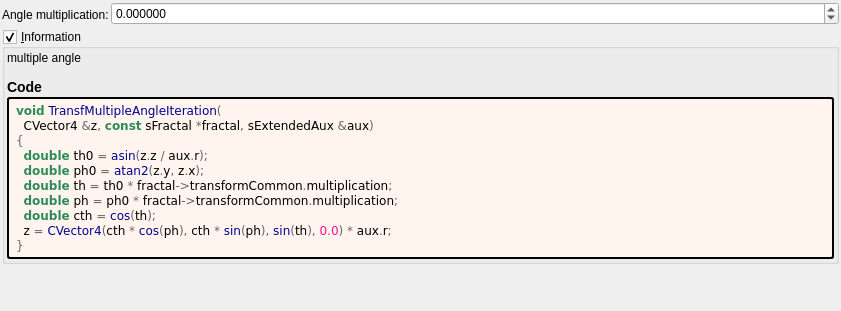
<?xml version="1.0" encoding="UTF-8"?>
<ui version="4.0">
 <class>transf_multiple_angle</class>
 <widget class="QWidget" name="Form">
  <property name="geometry">
   <rect>
    <x>0</x>
    <y>0</y>
    <width>841</width>
    <height>311</height>
   </rect>
  </property>
  <property name="windowTitle">
   <string notr="true">transf_multiple_angle</string>
  </property>
  <layout class="QVBoxLayout" name="verticalLayout">
   <property name="spacing">
    <number>2</number>
   </property>
   <property name="leftMargin">
    <number>2</number>
   </property>
   <property name="topMargin">
    <number>2</number>
   </property>
   <property name="rightMargin">
    <number>2</number>
   </property>
   <property name="bottomMargin">
    <number>2</number>
   </property>
   <item>
    <layout class="QGridLayout" name="gridLayout" columnstretch="0,1">
     <property name="spacing">
      <number>2</number>
     </property>
     <item row="0" column="1">
      <widget class="MyDoubleSpinBox" name="spinbox_transf_multiplication">
       <property name="sizePolicy">
        <sizepolicy hsizetype="Minimum" vsizetype="Maximum">
         <horstretch>0</horstretch>
         <verstretch>0</verstretch>
        </sizepolicy>
       </property>
       <property name="prefix">
        <string/>
       </property>
       <property name="suffix">
        <string/>
       </property>
       <property name="decimals">
        <number>6</number>
       </property>
       <property name="minimum">
        <double>-99.989999999999995</double>
       </property>
       <property name="maximum">
        <double>99.989999999999995</double>
       </property>
       <property name="singleStep">
        <double>0.100000000000000</double>
       </property>
      </widget>
     </item>
     <item row="0" column="0" rowspan="2">
      <widget class="QLabel" name="label_108">
       <property name="text">
        <string>Angle multiplication:</string>
       </property>
      </widget>
     </item>
    </layout>
   </item>
   <item>
    <widget class="MyGroupBox" name="groupCheck_info">
     <property name="title">
      <string>&amp;Information</string>
     </property>
     <property name="flat">
      <bool>false</bool>
     </property>
     <property name="checkable">
      <bool>true</bool>
     </property>
     <layout class="QVBoxLayout" name="verticalLayout_2">
      <property name="spacing">
       <number>2</number>
      </property>
      <property name="leftMargin">
       <number>2</number>
      </property>
      <property name="topMargin">
       <number>2</number>
      </property>
      <property name="rightMargin">
       <number>2</number>
      </property>
      <property name="bottomMargin">
       <number>2</number>
      </property>
      <item>
       <widget class="QLabel" name="label_information_general">
        <property name="text">
         <string notr="true">&lt;p&gt;multiple angle&lt;/p&gt;&lt;table&gt;
&lt;/table&gt;
&lt;h3&gt;Code&lt;/h3&gt;</string>
        </property>
        <property name="wordWrap">
         <bool>true</bool>
        </property>
        <property name="openExternalLinks">
         <bool>true</bool>
        </property>
        <property name="textInteractionFlags">
         <set>Qt::LinksAccessibleByMouse|Qt::TextSelectableByMouse</set>
        </property>
       </widget>
      </item>
      <item>
       <widget class="QLabel" name="label_code_content">
        <property name="styleSheet">
         <string notr="true">border-style: outset; border-width: 2px; border-radius: 3px; border-color: black; background-color: #fff5ee; padding: 4px;</string>
        </property>
        <property name="text">
         <string notr="true">&lt;body style=&quot;background-color:#fff5ee&quot;&gt;
&lt;pre style=&quot;color:#000000; background-color:#fff5ee;  font-family:&#039;Courier New&#039;,monospace;white-space: pre-wrap;&quot;&gt;&lt;span style=&quot;color:#2e8b57; font-weight:bold&quot;&gt;void&lt;/span&gt; &lt;span style=&quot;color:#00008f&quot;&gt;TransfMultipleAngleIteration&lt;/span&gt;&lt;span style=&quot;color:#676767&quot;&gt;(&lt;/span&gt;
  CVector4 &lt;span style=&quot;color:#676767&quot;&gt;&amp;amp;&lt;/span&gt;z&lt;span style=&quot;color:#676767&quot;&gt;,&lt;/span&gt; &lt;span style=&quot;color:#2e8b57; font-weight:bold&quot;&gt;const&lt;/span&gt; sFractal &lt;span style=&quot;color:#676767&quot;&gt;*&lt;/span&gt;fractal&lt;span style=&quot;color:#676767&quot;&gt;,&lt;/span&gt; sExtendedAux &lt;span style=&quot;color:#676767&quot;&gt;&amp;amp;&lt;/span&gt;aux&lt;span style=&quot;color:#676767&quot;&gt;)&lt;/span&gt;
&lt;span style=&quot;color:#676767&quot;&gt;{&lt;/span&gt;
  &lt;span style=&quot;color:#2e8b57; font-weight:bold&quot;&gt;double&lt;/span&gt; th0 &lt;span style=&quot;color:#676767&quot;&gt;=&lt;/span&gt; &lt;span style=&quot;color:#00008f&quot;&gt;asin&lt;/span&gt;&lt;span style=&quot;color:#676767&quot;&gt;(&lt;/span&gt;z&lt;span style=&quot;color:#676767&quot;&gt;.&lt;/span&gt;z &lt;span style=&quot;color:#676767&quot;&gt;/&lt;/span&gt; aux&lt;span style=&quot;color:#676767&quot;&gt;.&lt;/span&gt;r&lt;span style=&quot;color:#676767&quot;&gt;);&lt;/span&gt;
  &lt;span style=&quot;color:#2e8b57; font-weight:bold&quot;&gt;double&lt;/span&gt; ph0 &lt;span style=&quot;color:#676767&quot;&gt;=&lt;/span&gt; &lt;span style=&quot;color:#00008f&quot;&gt;atan2&lt;/span&gt;&lt;span style=&quot;color:#676767&quot;&gt;(&lt;/span&gt;z&lt;span style=&quot;color:#676767&quot;&gt;.&lt;/span&gt;y&lt;span style=&quot;color:#676767&quot;&gt;,&lt;/span&gt; z&lt;span style=&quot;color:#676767&quot;&gt;.&lt;/span&gt;x&lt;span style=&quot;color:#676767&quot;&gt;);&lt;/span&gt;
  &lt;span style=&quot;color:#2e8b57; font-weight:bold&quot;&gt;double&lt;/span&gt; th &lt;span style=&quot;color:#676767&quot;&gt;=&lt;/span&gt; th0 &lt;span style=&quot;color:#676767&quot;&gt;*&lt;/span&gt; fractal&lt;span style=&quot;color:#676767&quot;&gt;-&amp;gt;&lt;/span&gt;transformCommon&lt;span style=&quot;color:#676767&quot;&gt;.&lt;/span&gt;multiplication&lt;span style=&quot;color:#676767&quot;&gt;;&lt;/span&gt;
  &lt;span style=&quot;color:#2e8b57; font-weight:bold&quot;&gt;double&lt;/span&gt; ph &lt;span style=&quot;color:#676767&quot;&gt;=&lt;/span&gt; ph0 &lt;span style=&quot;color:#676767&quot;&gt;*&lt;/span&gt; fractal&lt;span style=&quot;color:#676767&quot;&gt;-&amp;gt;&lt;/span&gt;transformCommon&lt;span style=&quot;color:#676767&quot;&gt;.&lt;/span&gt;multiplication&lt;span style=&quot;color:#676767&quot;&gt;;&lt;/span&gt;
  &lt;span style=&quot;color:#2e8b57; font-weight:bold&quot;&gt;double&lt;/span&gt; cth &lt;span style=&quot;color:#676767&quot;&gt;=&lt;/span&gt; &lt;span style=&quot;color:#00008f&quot;&gt;cos&lt;/span&gt;&lt;span style=&quot;color:#676767&quot;&gt;(&lt;/span&gt;th&lt;span style=&quot;color:#676767&quot;&gt;);&lt;/span&gt;
  z &lt;span style=&quot;color:#676767&quot;&gt;=&lt;/span&gt; &lt;span style=&quot;color:#00008f&quot;&gt;CVector4&lt;/span&gt;&lt;span style=&quot;color:#676767&quot;&gt;(&lt;/span&gt;cth &lt;span style=&quot;color:#676767&quot;&gt;*&lt;/span&gt; &lt;span style=&quot;color:#00008f&quot;&gt;cos&lt;/span&gt;&lt;span style=&quot;color:#676767&quot;&gt;(&lt;/span&gt;ph&lt;span style=&quot;color:#676767&quot;&gt;),&lt;/span&gt; cth &lt;span style=&quot;color:#676767&quot;&gt;*&lt;/span&gt; &lt;span style=&quot;color:#00008f&quot;&gt;sin&lt;/span&gt;&lt;span style=&quot;color:#676767&quot;&gt;(&lt;/span&gt;ph&lt;span style=&quot;color:#676767&quot;&gt;),&lt;/span&gt; &lt;span style=&quot;color:#00008f&quot;&gt;sin&lt;/span&gt;&lt;span style=&quot;color:#676767&quot;&gt;(&lt;/span&gt;th&lt;span style=&quot;color:#676767&quot;&gt;),&lt;/span&gt; &lt;span style=&quot;color:#ff1493&quot;&gt;0.0&lt;/span&gt;&lt;span style=&quot;color:#676767&quot;&gt;) *&lt;/span&gt; aux&lt;span style=&quot;color:#676767&quot;&gt;.&lt;/span&gt;r&lt;span style=&quot;color:#676767&quot;&gt;;&lt;/span&gt;
&lt;span style=&quot;color:#676767&quot;&gt;}&lt;/span&gt;
&lt;/pre&gt;
&lt;/body&gt;</string>
        </property>
        <property name="wordWrap">
         <bool>true</bool>
        </property>
        <property name="openExternalLinks">
         <bool>true</bool>
        </property>
        <property name="textInteractionFlags">
         <set>Qt::LinksAccessibleByMouse|Qt::TextSelectableByMouse</set>
        </property>
       </widget>
      </item>
     </layout>
    </widget>
   </item>
   <item>
    <spacer name="verticalSpacer">
     <property name="orientation">
      <enum>Qt::Vertical</enum>
     </property>
     <property name="sizeHint" stdset="0">
      <size>
       <width>20</width>
       <height>40</height>
      </size>
     </property>
    </spacer>
   </item>
  </layout>
 </widget>
 <customwidgets>
  <customwidget>
   <class>MyGroupBox</class>
   <extends>QGroupBox</extends>
   <header>my_group_box.h</header>
   <container>1</container>
  </customwidget>
  <customwidget>
   <class>MyDoubleSpinBox</class>
   <extends>QDoubleSpinBox</extends>
   <header>my_double_spin_box.h</header>
  </customwidget>
 </customwidgets>
 <tabstops>
  <tabstop>spinbox_transf_multiplication</tabstop>
  <tabstop>groupCheck_info</tabstop>
 </tabstops>
 <resources/>
 <connections/>
</ui>
